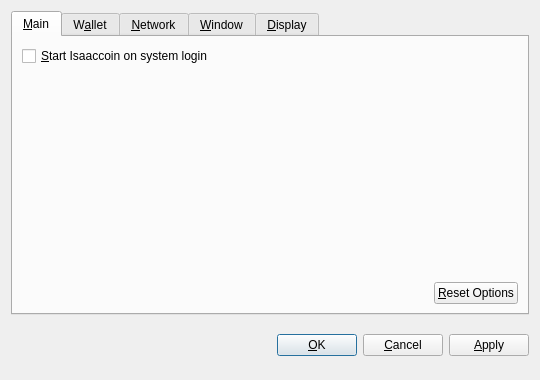
<?xml version="1.0" encoding="UTF-8"?>
<ui version="4.0">
 <class>OptionsDialog</class>
 <widget class="QDialog" name="OptionsDialog">
  <property name="geometry">
   <rect>
    <x>0</x>
    <y>0</y>
    <width>540</width>
    <height>380</height>
   </rect>
  </property>
  <property name="windowTitle">
   <string>Options</string>
  </property>
  <property name="modal">
   <bool>true</bool>
  </property>
  <layout class="QVBoxLayout" name="verticalLayout">
   <item>
    <widget class="QTabWidget" name="tabWidget">
     <property name="tabPosition">
      <enum>QTabWidget::North</enum>
     </property>
     <property name="currentIndex">
      <number>0</number>
     </property>
     <widget class="QWidget" name="tabMain">
      <attribute name="title">
       <string>&amp;Main</string>
      </attribute>
      <layout class="QVBoxLayout" name="verticalLayout_Main">
       <item>
        <widget class="QCheckBox" name="bitcoinAtStartup">
         <property name="toolTip">
          <string>Automatically start Isaaccoin after logging in to the system.</string>
         </property>
         <property name="text">
          <string>&amp;Start Isaaccoin on system login</string>
         </property>
        </widget>
       </item>
       <item>
        <spacer name="verticalSpacer_Main">
         <property name="orientation">
          <enum>Qt::Vertical</enum>
         </property>
         <property name="sizeHint" stdset="0">
          <size>
           <width>20</width>
           <height>40</height>
          </size>
         </property>
        </spacer>
       </item>
       <item>
        <layout class="QHBoxLayout" name="horizontalLayout_2_Main">
         <item>
          <spacer name="horizontalSpacer_2_Main">
           <property name="orientation">
            <enum>Qt::Horizontal</enum>
           </property>
           <property name="sizeHint" stdset="0">
            <size>
             <width>40</width>
             <height>20</height>
            </size>
           </property>
          </spacer>
         </item>
         <item>
          <widget class="QPushButton" name="resetButton">
           <property name="toolTip">
            <string>Reset all client options to default.</string>
           </property>
           <property name="text">
            <string>&amp;Reset Options</string>
           </property>
           <property name="autoDefault">
            <bool>false</bool>
           </property>
          </widget>
         </item>
        </layout>
       </item>
      </layout>
     </widget>
     <widget class="QWidget" name="tabWallet">
      <attribute name="title">
       <string>W&amp;allet</string>
      </attribute>
      <layout class="QVBoxLayout" name="verticalLayout_Network">
       <item>
        <widget class="QLabel" name="transactionFeeInfoLabel">
         <property name="text">
          <string>Optional transaction fee per kB that helps make sure your transactions are processed quickly. Most transactions are 1 kB.</string>
         </property>
         <property name="textFormat">
          <enum>Qt::PlainText</enum>
         </property>
         <property name="wordWrap">
          <bool>true</bool>
         </property>
        </widget>
       </item>
       <item>
        <layout class="QHBoxLayout" name="horizontalLayout_1_Main">
         <item>
          <widget class="QLabel" name="transactionFeeLabel">
           <property name="text">
            <string>Pay transaction &amp;fee</string>
           </property>
           <property name="textFormat">
            <enum>Qt::PlainText</enum>
           </property>
           <property name="buddy">
            <cstring>transactionFee</cstring>
           </property>
          </widget>
         </item>
         <item>
          <widget class="BitcoinAmountField" name="transactionFee"/>
         </item>
         <item>
          <spacer name="horizontalSpacer_1_Main">
           <property name="orientation">
            <enum>Qt::Horizontal</enum>
           </property>
           <property name="sizeHint" stdset="0">
            <size>
             <width>40</width>
             <height>20</height>
            </size>
           </property>
          </spacer>
         </item>
        </layout>
       </item>
       <item>
        <widget class="QLabel" name="label">
         <property name="text">
          <string>If you disable the spending of unconfirmed change, the change from a transaction cannot be used until that transaction has at least one confirmation. This also affects how your balance is computed.</string>
         </property>
         <property name="wordWrap">
          <bool>true</bool>
         </property>
        </widget>
       </item>
       <item>
        <widget class="QCheckBox" name="spendZeroConfChange">
         <property name="text">
          <string>Spend unconfirmed change  (experts only)</string>
         </property>
        </widget>
       </item>
       <item>
        <spacer name="verticalSpacer">
         <property name="orientation">
          <enum>Qt::Vertical</enum>
         </property>
         <property name="sizeHint" stdset="0">
          <size>
           <width>20</width>
           <height>40</height>
          </size>
         </property>
        </spacer>
       </item>
      </layout>
     </widget>
     <widget class="QWidget" name="tabNetwork">
      <attribute name="title">
       <string>&amp;Network</string>
      </attribute>
      <layout class="QVBoxLayout" name="verticalLayout_Network">
       <item>
        <widget class="QCheckBox" name="mapPortUpnp">
         <property name="toolTip">
          <string>Automatically open the Isaaccoin client port on the router. This only works when your router supports UPnP and it is enabled.</string>
         </property>
         <property name="text">
          <string>Map port using &amp;UPnP</string>
         </property>
        </widget>
       </item>
       <item>
        <widget class="QCheckBox" name="connectSocks">
         <property name="toolTip">
          <string>Connect to the Isaaccoin network through a SOCKS proxy (e.g. when connecting through Tor).</string>
         </property>
         <property name="text">
          <string>&amp;Connect through SOCKS proxy:</string>
         </property>
        </widget>
       </item>
       <item>
        <layout class="QHBoxLayout" name="horizontalLayout_Network">
         <item>
          <widget class="QLabel" name="proxyIpLabel">
           <property name="text">
            <string>Proxy &amp;IP:</string>
           </property>
           <property name="textFormat">
            <enum>Qt::PlainText</enum>
           </property>
           <property name="buddy">
            <cstring>proxyIp</cstring>
           </property>
          </widget>
         </item>
         <item>
          <widget class="QValidatedLineEdit" name="proxyIp">
           <property name="maximumSize">
            <size>
             <width>140</width>
             <height>16777215</height>
            </size>
           </property>
           <property name="toolTip">
            <string>IP address of the proxy (e.g. 127.0.0.1)</string>
           </property>
          </widget>
         </item>
         <item>
          <widget class="QLabel" name="proxyPortLabel">
           <property name="text">
            <string>&amp;Port:</string>
           </property>
           <property name="textFormat">
            <enum>Qt::PlainText</enum>
           </property>
           <property name="buddy">
            <cstring>proxyPort</cstring>
           </property>
          </widget>
         </item>
         <item>
          <widget class="QLineEdit" name="proxyPort">
           <property name="maximumSize">
            <size>
             <width>55</width>
             <height>16777215</height>
            </size>
           </property>
           <property name="toolTip">
            <string>Port of the proxy (e.g. 9050)</string>
           </property>
          </widget>
         </item>
         <item>
          <widget class="QLabel" name="socksVersionLabel">
           <property name="text">
            <string>SOCKS &amp;Version:</string>
           </property>
           <property name="textFormat">
            <enum>Qt::PlainText</enum>
           </property>
           <property name="buddy">
            <cstring>socksVersion</cstring>
           </property>
          </widget>
         </item>
         <item>
          <widget class="QValueComboBox" name="socksVersion">
           <property name="toolTip">
            <string>SOCKS version of the proxy (e.g. 5)</string>
           </property>
          </widget>
         </item>
         <item>
          <spacer name="horizontalSpacer_Network">
           <property name="orientation">
            <enum>Qt::Horizontal</enum>
           </property>
           <property name="sizeHint" stdset="0">
            <size>
             <width>40</width>
             <height>20</height>
            </size>
           </property>
          </spacer>
         </item>
        </layout>
       </item>
       <item>
        <spacer name="verticalSpacer_Network">
         <property name="orientation">
          <enum>Qt::Vertical</enum>
         </property>
         <property name="sizeHint" stdset="0">
          <size>
           <width>20</width>
           <height>40</height>
          </size>
         </property>
        </spacer>
       </item>
      </layout>
     </widget>
     <widget class="QWidget" name="tabWindow">
      <attribute name="title">
       <string>&amp;Window</string>
      </attribute>
      <layout class="QVBoxLayout" name="verticalLayout_Window">
       <item>
        <widget class="QCheckBox" name="minimizeToTray">
         <property name="toolTip">
          <string>Show only a tray icon after minimizing the window.</string>
         </property>
         <property name="text">
          <string>&amp;Minimize to the tray instead of the taskbar</string>
         </property>
        </widget>
       </item>
       <item>
        <widget class="QCheckBox" name="minimizeOnClose">
         <property name="toolTip">
          <string>Minimize instead of exit the application when the window is closed. When this option is enabled, the application will be closed only after selecting Quit in the menu.</string>
         </property>
         <property name="text">
          <string>M&amp;inimize on close</string>
         </property>
        </widget>
       </item>
       <item>
        <spacer name="verticalSpacer_Window">
         <property name="orientation">
          <enum>Qt::Vertical</enum>
         </property>
         <property name="sizeHint" stdset="0">
          <size>
           <width>20</width>
           <height>40</height>
          </size>
         </property>
        </spacer>
       </item>
      </layout>
     </widget>
     <widget class="QWidget" name="tabDisplay">
      <attribute name="title">
       <string>&amp;Display</string>
      </attribute>
      <layout class="QVBoxLayout" name="verticalLayout_Display">
       <item>
        <layout class="QHBoxLayout" name="horizontalLayout_1_Display">
         <item>
          <widget class="QLabel" name="langLabel">
           <property name="text">
            <string>User Interface &amp;language:</string>
           </property>
           <property name="textFormat">
            <enum>Qt::PlainText</enum>
           </property>
           <property name="buddy">
            <cstring>lang</cstring>
           </property>
          </widget>
         </item>
         <item>
          <widget class="QValueComboBox" name="lang">
           <property name="toolTip">
            <string>The user interface language can be set here. This setting will take effect after restarting Isaaccoin.</string>
           </property>
          </widget>
         </item>
        </layout>
       </item>
       <item>
        <layout class="QHBoxLayout" name="horizontalLayout_2_Display">
         <item>
          <widget class="QLabel" name="unitLabel">
           <property name="text">
            <string>&amp;Unit to show amounts in:</string>
           </property>
           <property name="textFormat">
            <enum>Qt::PlainText</enum>
           </property>
           <property name="buddy">
            <cstring>unit</cstring>
           </property>
          </widget>
         </item>
         <item>
          <widget class="QValueComboBox" name="unit">
           <property name="toolTip">
            <string>Choose the default subdivision unit to show in the interface and when sending coins.</string>
           </property>
          </widget>
         </item>
        </layout>
       </item>
       <item>
        <widget class="QCheckBox" name="displayAddresses">
         <property name="toolTip">
          <string>Whether to show Isaaccoin addresses in the transaction list or not.</string>
         </property>
         <property name="text">
          <string>&amp;Display addresses in transaction list</string>
         </property>
        </widget>
       </item>
       <item>
        <widget class="QCheckBox" name="coinControlFeatures">
         <property name="toolTip">
          <string>Whether to show coin control features or not.</string>
         </property>
         <property name="text">
          <string>Display coin &amp;control features (experts only!)</string>
         </property>
        </widget>
       </item>
       <item>
        <spacer name="verticalSpacer_Display">
         <property name="orientation">
          <enum>Qt::Vertical</enum>
         </property>
         <property name="sizeHint" stdset="0">
          <size>
           <width>20</width>
           <height>40</height>
          </size>
         </property>
        </spacer>
       </item>
      </layout>
     </widget>
    </widget>
   </item>
   <item>
    <layout class="QHBoxLayout" name="horizontalLayout_Buttons">
     <item>
      <spacer name="horizontalSpacer_1">
       <property name="orientation">
        <enum>Qt::Horizontal</enum>
       </property>
       <property name="sizeHint" stdset="0">
        <size>
         <width>40</width>
         <height>48</height>
        </size>
       </property>
      </spacer>
     </item>
     <item>
      <widget class="QLabel" name="statusLabel">
       <property name="font">
        <font>
         <weight>75</weight>
         <bold>true</bold>
        </font>
       </property>
       <property name="text">
        <string/>
       </property>
       <property name="textFormat">
        <enum>Qt::PlainText</enum>
       </property>
       <property name="wordWrap">
        <bool>true</bool>
       </property>
      </widget>
     </item>
     <item>
      <spacer name="horizontalSpacer_2">
       <property name="orientation">
        <enum>Qt::Horizontal</enum>
       </property>
       <property name="sizeHint" stdset="0">
        <size>
         <width>40</width>
         <height>48</height>
        </size>
       </property>
      </spacer>
     </item>
     <item>
      <widget class="QPushButton" name="okButton">
       <property name="text">
        <string>&amp;OK</string>
       </property>
      </widget>
     </item>
     <item>
      <widget class="QPushButton" name="cancelButton">
       <property name="text">
        <string>&amp;Cancel</string>
       </property>
       <property name="autoDefault">
        <bool>false</bool>
       </property>
      </widget>
     </item>
     <item>
      <widget class="QPushButton" name="applyButton">
       <property name="text">
        <string>&amp;Apply</string>
       </property>
       <property name="autoDefault">
        <bool>false</bool>
       </property>
      </widget>
     </item>
    </layout>
   </item>
  </layout>
 </widget>
 <customwidgets>
  <customwidget>
   <class>BitcoinAmountField</class>
   <extends>QSpinBox</extends>
   <header>bitcoinamountfield.h</header>
  </customwidget>
  <customwidget>
   <class>QValueComboBox</class>
   <extends>QComboBox</extends>
   <header>qvaluecombobox.h</header>
  </customwidget>
  <customwidget>
   <class>QValidatedLineEdit</class>
   <extends>QLineEdit</extends>
   <header>qvalidatedlineedit.h</header>
  </customwidget>
 </customwidgets>
 <resources/>
 <connections/>
</ui>
